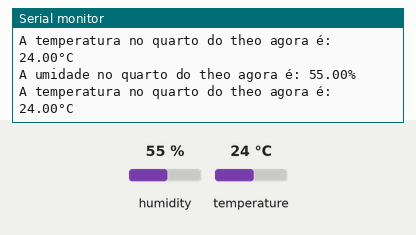
The sketch below on a simulated Arduino Uno, built with avr-gcc and run on an emulated ATmega328P. On the bench: the last lines printed to the serial monitor. The test bench sets the inputs (shaded band); at power-on: humidity 55 %, temperature 24 °C.

Above: at 3.9 s.
4.0 s: humidity set to 22 %
At 6.7 s:
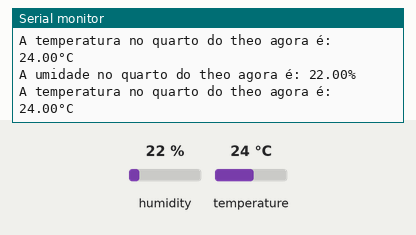
6.9 s: temperature set to 12 °C
At 8.2 s:
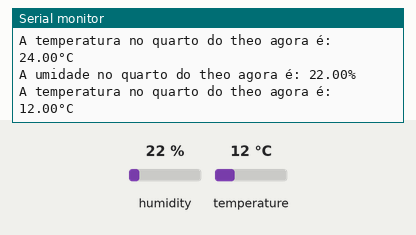
9.8 s: humidity set to 40 %
At 11.0 s:
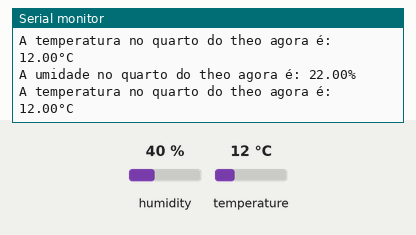
Timing chart, 0 to 12.8 s (numbered marks = the images above; inputs shaded):
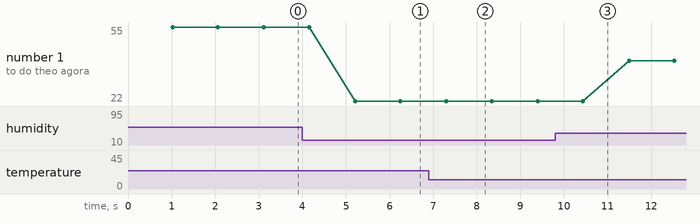

The sketch:

sensor_DHT11.ino
```cpp
#include <DHT.h> //inclui a biblioteca dos sensores DHT
#define DHTPIN 2 //define o pino 2 para receber dados do sensor
#define DHTTYPE DHT11 //define o tipo de sensor, nesse caso DHT11

DHT dht (DHTPIN, DHTTYPE); //cria o obj do tipo DHT, passando como parâmetros o pino e o tipo

void setup() {
  Serial.begin(9600); //inicia a comunicação serial
  dht.begin(); //inicia o sensor DHT11
}

void loop() {
  delay (1000);

  float h = dht.readHumidity();
  float t = dht.readTemperature();

  if (isnan(h) || isnan(t)){
    return;
  }

  Serial.print("A umidade no quarto do theo agora é: ");
  Serial.print(h);
  Serial.println("%");
  Serial.print("A temperatura no quarto do theo agora é: ");
  Serial.print(t);
  Serial.println("°C ");

}
```

Measured:
- after the input at 4.0 s, the serial monitor: prints a new line after 1.2 s (image 1)
- after the input at 6.9 s, the serial monitor: prints a new line after 0.45 s (image 2)
- plotted number 1: 55 → 22 after the input at 4.0 s, 22 → 40 after the input at 9.8 s
